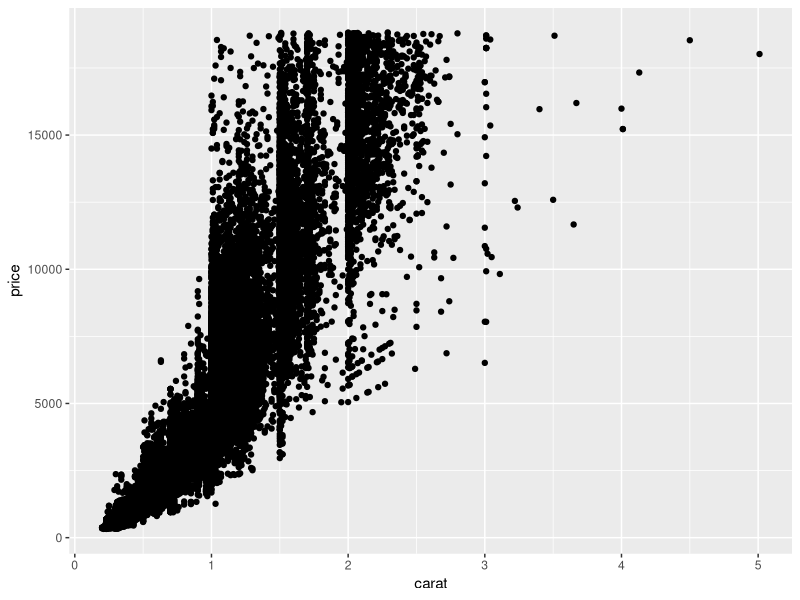
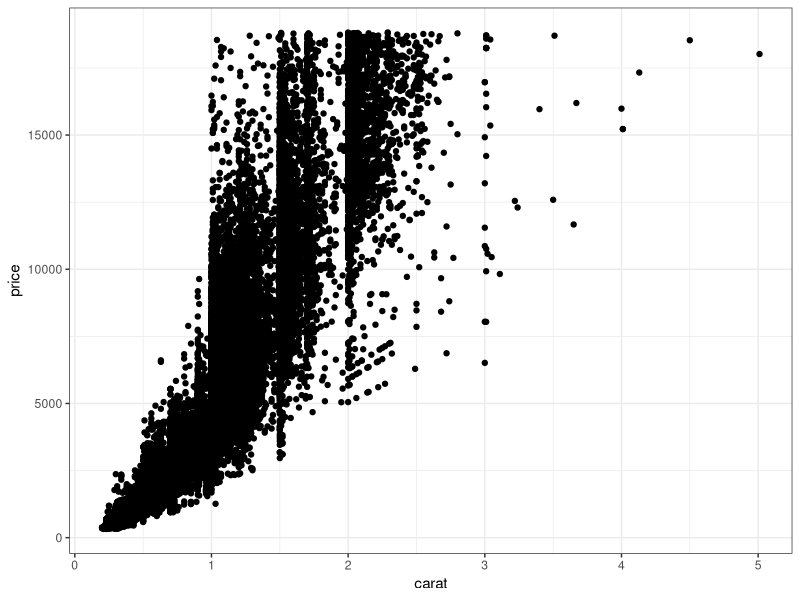
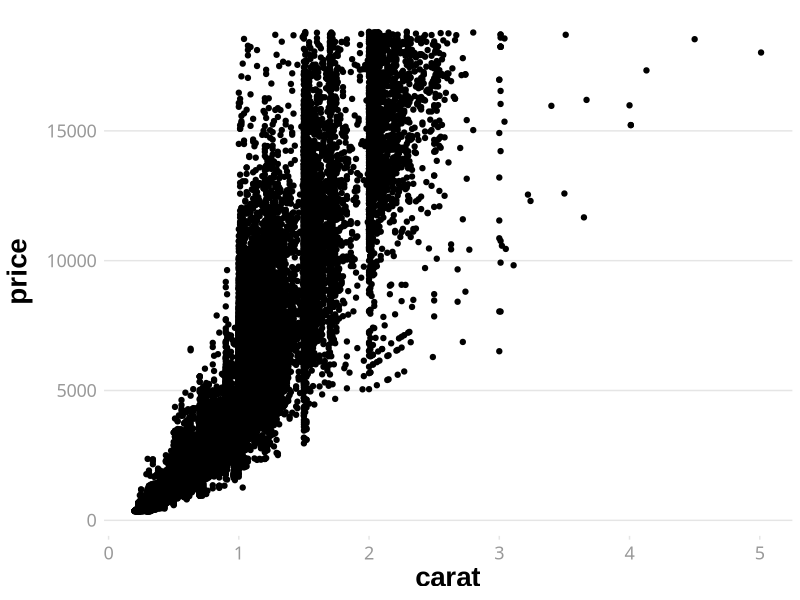
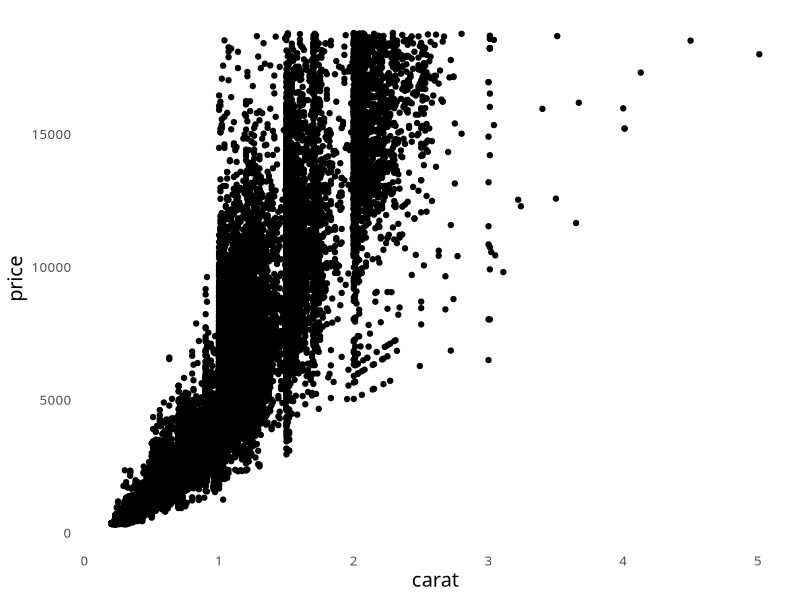
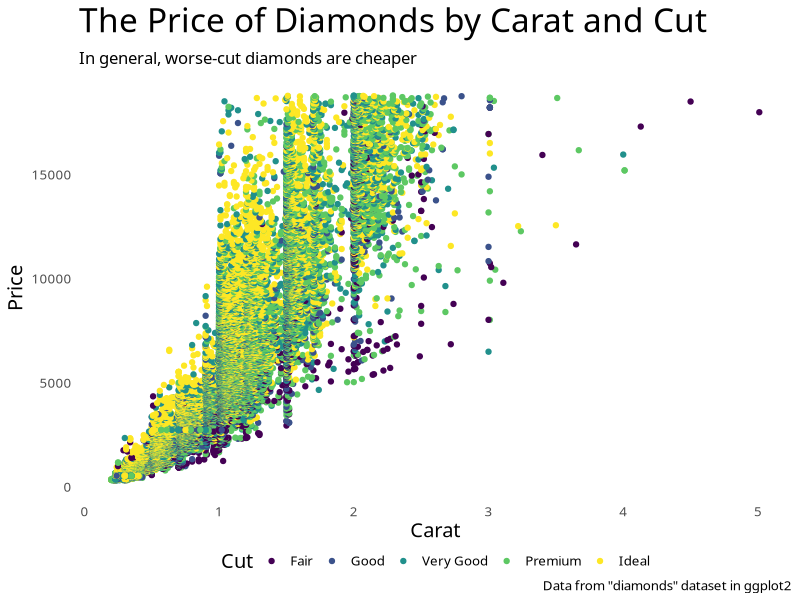

Recreate these plots in R, in order.
## ---- chunk 1
library(ggplot2)
## ---- chunk 2
    ggplot(data = diamonds) +
      geom_point(aes(x = carat, y = price))
## ---- chunk 3
    ggplot(data = diamonds) +
      geom_point(aes(x = carat, y = price)) +
      theme_bw()
## ---- chunk 4
    zzplot <- function()
      theme(panel.background = element_blank(),
            panel.grid.major = element_line(color = 'grey90'),
            panel.grid.major.x = element_blank(),
            panel.grid.minor.x = element_blank(),
            axis.line = element_line(color = '#ffffff'),
            strip.background = element_rect(),
            plot.title = element_text(size = 30, family = "Arial", face = 'bold', margin = (ggplot2::margin(b = 15))),
            axis.title = element_text(size = 20, family = "Arial", face = 'bold'),
            axis.title.y = element_text(margin = ggplot2::margin(r = 10)),
            legend.text = element_text(size = 11, family = "Arial"),
            axis.ticks = element_line(color = 'grey90'),
            axis.ticks.y = element_blank(),
            axis.text.x = element_text(margin = ggplot2::margin(t = 5)),
            axis.text = element_text(family = "Arial Black", size = 13, color = 'grey60'),
            legend.title = element_text(size = 14, family = "Arial"))

     ggplot(data = diamonds) +
      geom_point(aes(x = carat, y = price)) +
      zzplot()
## ---- chunk 5
    theme_zz <- function(base_size = 12) {
      half_line <- base_size / 2
      theme_bw(base_size = base_size, base_family = 'Raleway') %+replace% 
        theme(
          panel.background = element_blank(),
          panel.grid       = element_blank(),
          panel.border     = element_blank(),
          axis.title       = element_text(size = rel(1.2),
                                          family = 'Mukta Vaani'),
          legend.title     = element_text(size = rel(1.2),
                                          family = 'Mukta Vaani'),
          plot.title       = element_text(size = rel(2),
                                          family = 'Mukta Vaani', 
                                          hjust = 0, vjust = 1, 
                                          margin = margin(b = half_line * 1.4)),
          axis.ticks.x     = element_blank(),
          axis.ticks.y     = element_blank(),
          strip.background = element_blank(),
          plot.caption     = element_text(size = rel(.8), hjust = 1),
          legend.position  = 'bottom',
          legend.box.spacing = unit(0, 'cm'),
          legend.key.size  = unit(15, 'pt')
        )
      }
      
      ggplot(data = diamonds) +
        geom_point(aes(x = carat, y = price)) +
        theme_zz() 
## ---- chunk 6
    ggplot(data = diamonds) +
      geom_point(aes(x = carat, y = price, color = cut)) +
      theme_zz() + 
      labs(title = 'The Price of Diamonds by Carat and Cut'
           , x = 'Carat'
           , y = 'Price'
           , color = 'Cut'
           , subtitle = 'In general, worse-cut diamonds are cheaper'
           , caption = 'Data from "diamonds" dataset in ggplot2')
